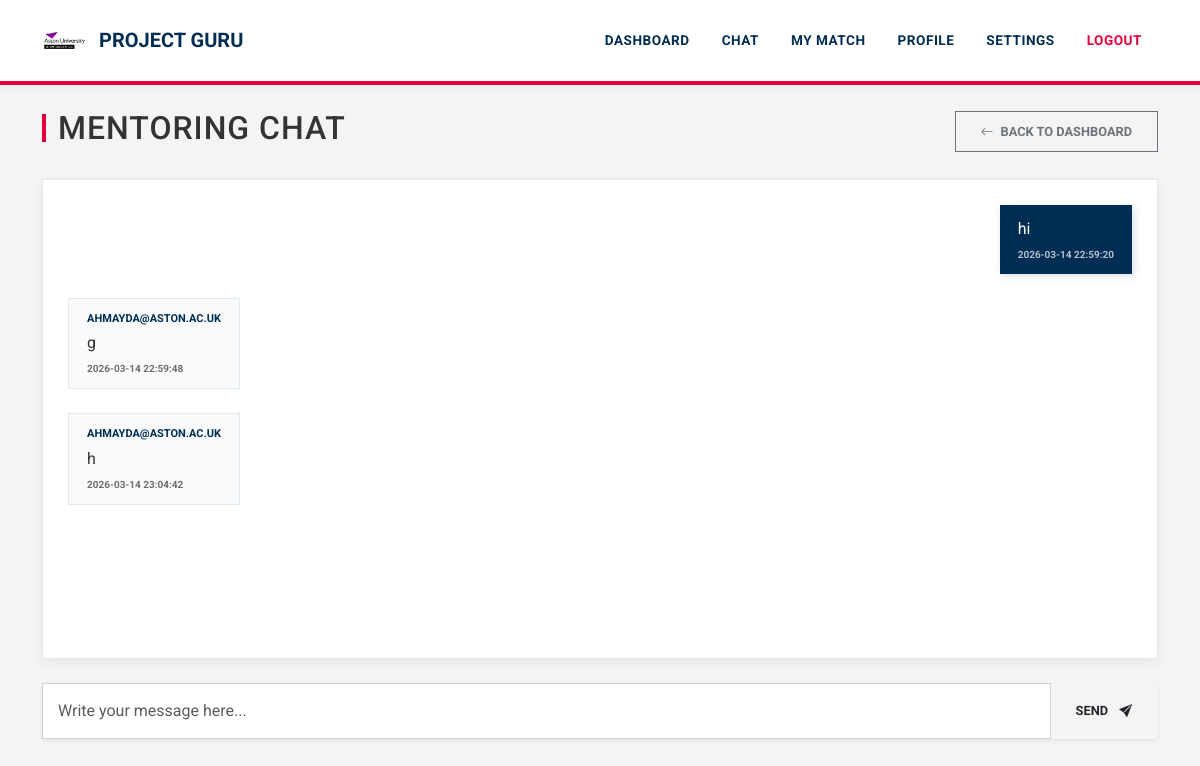
Page /chat/2850 (signed in) on the committed database.
### tables this page shows
CREATE TABLE messages (
    id INTEGER PRIMARY KEY AUTOINCREMENT,
    match_id INTEGER,
    sender_id INTEGER,
    message TEXT,
    timestamp TIMESTAMP DEFAULT CURRENT_TIMESTAMP
);

CREATE TABLE users (
    id INTEGER PRIMARY KEY AUTOINCREMENT,
    email TEXT UNIQUE,
    password TEXT,
    role TEXT,
    level TEXT,
    experience TEXT,
    domain TEXT,
    availability TEXT,
    location TEXT,
    status TEXT
, verification_code TEXT, is_verified INTEGER DEFAULT 0, reset_code TEXT);

### app.py (the view, shortened to what this page needs)
@app.route("/chat/<int:match_id>", methods=["GET", "POST"])
def chat(match_id):
    if "user_id" not in session:
        return redirect("/login")
    conn = get_db()
    user_id = session["user_id"]
    match = conn.execute("""
        SELECT m.*,
               u1.email AS mentor_email,
               u2.email AS mentee_email
        FROM matches m
        JOIN users u1 ON m.mentor_id = u1.id
        JOIN users u2 ON m.mentee_id = u2.id
        WHERE m.id=? AND m.status='final'
    """, (match_id,)).fetchone()
    if not match:
        conn.close()
        return "Chat not available"
    if user_id != match["mentor_id"] and user_id != match["mentee_id"]:
        conn.close()
        return "Access denied"
    messages = conn.execute("""
        SELECT m.*, u.email
        FROM messages m
        JOIN users u ON m.sender_id = u.id
        WHERE m.match_id=?
        ORDER BY m.timestamp ASC
    """, (match_id,)).fetchall()
    conn.close()
    return render_template(
        "chat.html",
        messages=messages,
        match=match,
        match_id=match_id,
        user_id=user_id,
    )

### app.py (called while the page is built)
def get_db():
    conn = sqlite3.connect("database.db", timeout=30)
    conn.row_factory = sqlite3.Row
    return conn

### templates/chat.html (shortened to what this page needs)
<!DOCTYPE html>
<html lang="en">
<head>
    <link href="https://cdn.jsdelivr.net/npm/bootstrap@5.3.2/dist/css/bootstrap.min.css" rel="stylesheet">
    <link rel="stylesheet" href="https://cdn.jsdelivr.net/npm/bootstrap-icons@1.11.3/font/bootstrap-icons.min.css">
</head>
<body>
{% include "navbar.html" %}
<div class="container mt-4 mb-5">
    <div class="d-flex justify-content-between align-items-center mb-4">
        <h2>Mentoring Chat</h2>
        <a href="/dashboard" class="btn btn-outline-secondary btn-sm rounded-0 fw-bold">
            <i class="bi bi-arrow-left me-1"></i> BACK TO DASHBOARD
        </a>
    </div>
    <div class="card chat-card shadow-sm mb-4">
        <div id="chat-box">
            {% if messages %}
                {% for msg in messages %}
                    {% if msg.sender_id == user_id %}
                        <div class="d-flex justify-content-end mb-4">
                            <div class="message-self">
                                <div class="message-text">{{ msg.message }}</div>
                                <span class="msg-time">{{ msg.timestamp }}</span>
                            </div>
                        </div>
                    {% else %}
                        <div class="d-flex justify-content-start mb-4">
                            <div class="message-other">
                                <span class="sender-name">{{ msg.email }}</span>
                                <div class="message-text">{{ msg.message }}</div>
                                <span class="msg-time">{{ msg.timestamp }}</span>
                            </div>
                        </div>
                    {% endif %}
                {% endfor %}
            {% else %}
                <div class="text-center py-5">
                    <i class="bi bi-chat-dots text-muted" style="font-size: 3rem;"></i>
                    <p class="text-muted mt-3">No messages yet. Start the conversation!</p>
                </div>
            {% endif %}
        </div>
    </div>
    <form method="POST" action="/chat/{{ match_id }}">
        <div class="input-group shadow-sm">
            <input
                type="text"
                name="message"
                class="form-control"
                placeholder="Write your message here..."
                required
                autocomplete="off">
            <button type="submit" class="btn btn-aston-red">
                SEND <i class="bi bi-send-fill ms-2"></i>
            </button>
        </div>
    </form>
</div>
</body>
</html>

### templates/chat.html (style rules this page uses)
:root { --aston-navy: #002d54; --aston-red: #e4003a; --aston-grey: #f4f4f4; --aston-dark-grey: #333333; }
body { background-color: var(--aston-grey); font-family: 'Roboto', Arial, sans-serif; color: var(--aston-dark-grey); }
h2 { color: var(--aston-navy); font-weight: 700; text-transform: uppercase; letter-spacing: 1px; display: flex; align-items: center; }
h2::before { content: ""; display: inline-block; width: 4px; height: 28px; background: var(--aston-red); margin-right: 12px; }
#chat-box { height: 60vh; overflow-y: auto; background: #ffffff !important; padding: 25px; border-radius: 0; border: 1px solid #e2e8f0; }
.chat-card { border-radius: 0; border: none; box-shadow: 0 4px 20px rgba(0,0,0,0.05); border-top: 5px solid var(--aston-navy); }
.message-self { background: var(--aston-navy) !important; color: white !important; border-radius: 0; padding: 12px 18px !important; max-width: 70%; box-shadow: 2px 2px 8px rgba(0, 45, 84, 0.15); }
.message-other { background: #f8fafc !important; color: var(--aston-dark-grey) !important; border: 1px solid #e2e8f0 !important; border-radius: 0; padding: 12px 18px !important; max-width: 70%; }
.msg-time { font-size: 10px; opacity: 0.7; display: block; margin-top: 6px; text-transform: uppercase; font-weight: 700; }
.sender-name { font-size: 11px; font-weight: 700; color: var(--aston-navy); text-transform: uppercase; margin-bottom: 4px; display: block; }
.input-group .form-control { border-radius: 0; padding: 15px; border: 1px solid #ced4da; }
.btn-aston-red { background-color: var(--aston-red); color: white; border: none; border-radius: 0; font-weight: 700; text-transform: uppercase; padding: 0 30px; transition: 0.3s; }

### templates/navbar.html (style rules this page uses)
:root { --aston-navy: #002d54; --aston-red: #e4003a; --aston-grey: #f4f4f4; --aston-dark-grey: #333333; }
body { background-color: var(--aston-grey) !important; font-family: 'Roboto', Arial, sans-serif !important; color: var(--aston-dark-grey); }
.card { border: none !important; border-radius: 0 !important; box-shadow: 0 4px 12px rgba(0,0,0,0.05) !important; }
.btn { border-radius: 0 !important; font-weight: 700 !important; text-transform: uppercase; font-size: 0.8rem; padding: 10px 25px !important; }
.form-control { border-radius: 0 !important; }

### rows in the picture
messages: message "hi", timestamp "2026-03-14 22:59:20"
messages: email "AHMAYDA@ASTON.AC.UK", message "g", timestamp "2026-03-14 22:59:48"
messages: email "AHMAYDA@ASTON.AC.UK", message "h", timestamp "2026-03-14 23:04:42"
